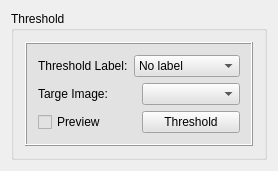
<?xml version="1.0" encoding="UTF-8"?>
<ui version="4.0">
 <class>QInteractorStyleThreshold</class>
 <widget class="QWidget" name="QInteractorStyleThreshold">
  <property name="geometry">
   <rect>
    <x>0</x>
    <y>0</y>
    <width>278</width>
    <height>162</height>
   </rect>
  </property>
  <property name="windowTitle">
   <string>QInteractorStyleThreshold</string>
  </property>
  <layout class="QVBoxLayout" name="verticalLayout_3">
   <item>
    <widget class="QGroupBox" name="groupBox">
     <property name="title">
      <string>Threshold</string>
     </property>
     <layout class="QVBoxLayout" name="verticalLayout_2">
      <item>
       <layout class="QGridLayout" name="gridLayout"/>
      </item>
      <item>
       <widget class="QFrame" name="frame_4">
        <property name="minimumSize">
         <size>
          <width>0</width>
          <height>0</height>
         </size>
        </property>
        <property name="styleSheet">
         <string notr="true">background-color: rgb(226, 226, 226)</string>
        </property>
        <property name="frameShape">
         <enum>QFrame::Box</enum>
        </property>
        <property name="frameShadow">
         <enum>QFrame::Raised</enum>
        </property>
        <layout class="QVBoxLayout" name="verticalLayout">
         <item>
          <layout class="QHBoxLayout" name="horizontalLayout_3">
           <item>
            <widget class="QLabel" name="activeLabelLabel">
             <property name="font">
              <font>
               <family>Arial</family>
              </font>
             </property>
             <property name="text">
              <string>Threshold Label:</string>
             </property>
            </widget>
           </item>
           <item>
            <widget class="QComboBox" name="comboBoxLabel">
             <property name="sizePolicy">
              <sizepolicy hsizetype="Expanding" vsizetype="Fixed">
               <horstretch>0</horstretch>
               <verstretch>0</verstretch>
              </sizepolicy>
             </property>
             <property name="font">
              <font>
               <family>Arial</family>
              </font>
             </property>
             <property name="iconSize">
              <size>
               <width>13</width>
               <height>13</height>
              </size>
             </property>
             <item>
              <property name="text">
               <string>No label</string>
              </property>
              <property name="icon">
               <iconset resource="../../Main/resources/IADE_Analyzer.qrc">
                <normaloff>:/icons/transparentbox.png</normaloff>:/icons/transparentbox.png</iconset>
              </property>
             </item>
             <item>
              <property name="text">
               <string>Vessel Wall</string>
              </property>
              <property name="icon">
               <iconset resource="../../Main/resources/IADE_Analyzer.qrc">
                <normaloff>:/icons/bluebox.png</normaloff>:/icons/bluebox.png</iconset>
              </property>
             </item>
             <item>
              <property name="text">
               <string>Lumen</string>
              </property>
              <property name="icon">
               <iconset resource="../../Main/resources/IADE_Analyzer.qrc">
                <normaloff>:/icons/redbox.png</normaloff>:/icons/redbox.png</iconset>
              </property>
             </item>
             <item>
              <property name="text">
               <string>Calcification</string>
              </property>
              <property name="icon">
               <iconset resource="../../Main/resources/IADE_Analyzer.qrc">
                <normaloff>:/icons/greenbox.png</normaloff>:/icons/greenbox.png</iconset>
              </property>
             </item>
             <item>
              <property name="text">
               <string>Hemorrhage</string>
              </property>
              <property name="icon">
               <iconset resource="../../Main/resources/IADE_Analyzer.qrc">
                <normaloff>:/icons/yellowbox.png</normaloff>:/icons/yellowbox.png</iconset>
              </property>
             </item>
             <item>
              <property name="text">
               <string>LRNC</string>
              </property>
              <property name="icon">
               <iconset resource="../../Main/resources/IADE_Analyzer.qrc">
                <normaloff>:/icons/lightbluebox.png</normaloff>:/icons/lightbluebox.png</iconset>
              </property>
             </item>
             <item>
              <property name="text">
               <string>LM</string>
              </property>
              <property name="icon">
               <iconset resource="../../Main/resources/IADE_Analyzer.qrc">
                <normaloff>:/icons/purplebox.png</normaloff>:/icons/purplebox.png</iconset>
              </property>
             </item>
            </widget>
           </item>
          </layout>
         </item>
         <item>
          <layout class="QGridLayout" name="gridLayout_2">
           <item row="0" column="1">
            <widget class="QComboBox" name="comboBoxTargeImage"/>
           </item>
           <item row="0" column="0">
            <widget class="QLabel" name="label_62">
             <property name="text">
              <string>Targe Image:</string>
             </property>
            </widget>
           </item>
           <item row="1" column="0">
            <widget class="QCheckBox" name="checkBoxPreview">
             <property name="text">
              <string>Preview</string>
             </property>
            </widget>
           </item>
           <item row="1" column="1">
            <widget class="QPushButton" name="pushButtonThreshold">
             <property name="text">
              <string>Threshold</string>
             </property>
            </widget>
           </item>
          </layout>
         </item>
        </layout>
       </widget>
      </item>
     </layout>
    </widget>
   </item>
   <item>
    <spacer name="verticalSpacer">
     <property name="orientation">
      <enum>Qt::Vertical</enum>
     </property>
     <property name="sizeHint" stdset="0">
      <size>
       <width>20</width>
       <height>7</height>
      </size>
     </property>
    </spacer>
   </item>
  </layout>
 </widget>
 <layoutdefault spacing="6" margin="11"/>
 <resources>
  <include location="../../Main/resources/IADE_Analyzer.qrc"/>
 </resources>
 <connections/>
</ui>
